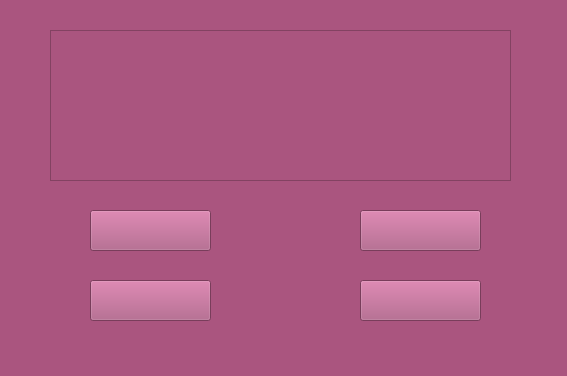
<?xml version="1.0" encoding="UTF-8"?>
<ui version="4.0">
 <class>quiz</class>
 <widget class="QWidget" name="quiz">
  <property name="geometry">
   <rect>
    <x>0</x>
    <y>0</y>
    <width>567</width>
    <height>376</height>
   </rect>
  </property>
  <property name="palette">
   <palette>
    <active>
     <colorrole role="WindowText">
      <brush brushstyle="SolidPattern">
       <color alpha="255">
        <red>0</red>
        <green>0</green>
        <blue>0</blue>
       </color>
      </brush>
     </colorrole>
     <colorrole role="Button">
      <brush brushstyle="SolidPattern">
       <color alpha="255">
        <red>170</red>
        <green>85</green>
        <blue>127</blue>
       </color>
      </brush>
     </colorrole>
     <colorrole role="Light">
      <brush brushstyle="SolidPattern">
       <color alpha="255">
        <red>255</red>
        <green>127</green>
        <blue>191</blue>
       </color>
      </brush>
     </colorrole>
     <colorrole role="Midlight">
      <brush brushstyle="SolidPattern">
       <color alpha="255">
        <red>212</red>
        <green>106</green>
        <blue>159</blue>
       </color>
      </brush>
     </colorrole>
     <colorrole role="Dark">
      <brush brushstyle="SolidPattern">
       <color alpha="255">
        <red>85</red>
        <green>42</green>
        <blue>63</blue>
       </color>
      </brush>
     </colorrole>
     <colorrole role="Mid">
      <brush brushstyle="SolidPattern">
       <color alpha="255">
        <red>113</red>
        <green>56</green>
        <blue>84</blue>
       </color>
      </brush>
     </colorrole>
     <colorrole role="Text">
      <brush brushstyle="SolidPattern">
       <color alpha="255">
        <red>0</red>
        <green>0</green>
        <blue>0</blue>
       </color>
      </brush>
     </colorrole>
     <colorrole role="BrightText">
      <brush brushstyle="SolidPattern">
       <color alpha="255">
        <red>255</red>
        <green>255</green>
        <blue>255</blue>
       </color>
      </brush>
     </colorrole>
     <colorrole role="ButtonText">
      <brush brushstyle="SolidPattern">
       <color alpha="255">
        <red>0</red>
        <green>0</green>
        <blue>0</blue>
       </color>
      </brush>
     </colorrole>
     <colorrole role="Base">
      <brush brushstyle="SolidPattern">
       <color alpha="255">
        <red>255</red>
        <green>255</green>
        <blue>255</blue>
       </color>
      </brush>
     </colorrole>
     <colorrole role="Window">
      <brush brushstyle="SolidPattern">
       <color alpha="255">
        <red>170</red>
        <green>85</green>
        <blue>127</blue>
       </color>
      </brush>
     </colorrole>
     <colorrole role="Shadow">
      <brush brushstyle="SolidPattern">
       <color alpha="255">
        <red>0</red>
        <green>0</green>
        <blue>0</blue>
       </color>
      </brush>
     </colorrole>
     <colorrole role="AlternateBase">
      <brush brushstyle="SolidPattern">
       <color alpha="255">
        <red>212</red>
        <green>170</green>
        <blue>191</blue>
       </color>
      </brush>
     </colorrole>
     <colorrole role="ToolTipBase">
      <brush brushstyle="SolidPattern">
       <color alpha="255">
        <red>255</red>
        <green>255</green>
        <blue>220</blue>
       </color>
      </brush>
     </colorrole>
     <colorrole role="ToolTipText">
      <brush brushstyle="SolidPattern">
       <color alpha="255">
        <red>0</red>
        <green>0</green>
        <blue>0</blue>
       </color>
      </brush>
     </colorrole>
    </active>
    <inactive>
     <colorrole role="WindowText">
      <brush brushstyle="SolidPattern">
       <color alpha="255">
        <red>0</red>
        <green>0</green>
        <blue>0</blue>
       </color>
      </brush>
     </colorrole>
     <colorrole role="Button">
      <brush brushstyle="SolidPattern">
       <color alpha="255">
        <red>170</red>
        <green>85</green>
        <blue>127</blue>
       </color>
      </brush>
     </colorrole>
     <colorrole role="Light">
      <brush brushstyle="SolidPattern">
       <color alpha="255">
        <red>255</red>
        <green>127</green>
        <blue>191</blue>
       </color>
      </brush>
     </colorrole>
     <colorrole role="Midlight">
      <brush brushstyle="SolidPattern">
       <color alpha="255">
        <red>212</red>
        <green>106</green>
        <blue>159</blue>
       </color>
      </brush>
     </colorrole>
     <colorrole role="Dark">
      <brush brushstyle="SolidPattern">
       <color alpha="255">
        <red>85</red>
        <green>42</green>
        <blue>63</blue>
       </color>
      </brush>
     </colorrole>
     <colorrole role="Mid">
      <brush brushstyle="SolidPattern">
       <color alpha="255">
        <red>113</red>
        <green>56</green>
        <blue>84</blue>
       </color>
      </brush>
     </colorrole>
     <colorrole role="Text">
      <brush brushstyle="SolidPattern">
       <color alpha="255">
        <red>0</red>
        <green>0</green>
        <blue>0</blue>
       </color>
      </brush>
     </colorrole>
     <colorrole role="BrightText">
      <brush brushstyle="SolidPattern">
       <color alpha="255">
        <red>255</red>
        <green>255</green>
        <blue>255</blue>
       </color>
      </brush>
     </colorrole>
     <colorrole role="ButtonText">
      <brush brushstyle="SolidPattern">
       <color alpha="255">
        <red>0</red>
        <green>0</green>
        <blue>0</blue>
       </color>
      </brush>
     </colorrole>
     <colorrole role="Base">
      <brush brushstyle="SolidPattern">
       <color alpha="255">
        <red>255</red>
        <green>255</green>
        <blue>255</blue>
       </color>
      </brush>
     </colorrole>
     <colorrole role="Window">
      <brush brushstyle="SolidPattern">
       <color alpha="255">
        <red>170</red>
        <green>85</green>
        <blue>127</blue>
       </color>
      </brush>
     </colorrole>
     <colorrole role="Shadow">
      <brush brushstyle="SolidPattern">
       <color alpha="255">
        <red>0</red>
        <green>0</green>
        <blue>0</blue>
       </color>
      </brush>
     </colorrole>
     <colorrole role="AlternateBase">
      <brush brushstyle="SolidPattern">
       <color alpha="255">
        <red>212</red>
        <green>170</green>
        <blue>191</blue>
       </color>
      </brush>
     </colorrole>
     <colorrole role="ToolTipBase">
      <brush brushstyle="SolidPattern">
       <color alpha="255">
        <red>255</red>
        <green>255</green>
        <blue>220</blue>
       </color>
      </brush>
     </colorrole>
     <colorrole role="ToolTipText">
      <brush brushstyle="SolidPattern">
       <color alpha="255">
        <red>0</red>
        <green>0</green>
        <blue>0</blue>
       </color>
      </brush>
     </colorrole>
    </inactive>
    <disabled>
     <colorrole role="WindowText">
      <brush brushstyle="SolidPattern">
       <color alpha="255">
        <red>85</red>
        <green>42</green>
        <blue>63</blue>
       </color>
      </brush>
     </colorrole>
     <colorrole role="Button">
      <brush brushstyle="SolidPattern">
       <color alpha="255">
        <red>170</red>
        <green>85</green>
        <blue>127</blue>
       </color>
      </brush>
     </colorrole>
     <colorrole role="Light">
      <brush brushstyle="SolidPattern">
       <color alpha="255">
        <red>255</red>
        <green>127</green>
        <blue>191</blue>
       </color>
      </brush>
     </colorrole>
     <colorrole role="Midlight">
      <brush brushstyle="SolidPattern">
       <color alpha="255">
        <red>212</red>
        <green>106</green>
        <blue>159</blue>
       </color>
      </brush>
     </colorrole>
     <colorrole role="Dark">
      <brush brushstyle="SolidPattern">
       <color alpha="255">
        <red>85</red>
        <green>42</green>
        <blue>63</blue>
       </color>
      </brush>
     </colorrole>
     <colorrole role="Mid">
      <brush brushstyle="SolidPattern">
       <color alpha="255">
        <red>113</red>
        <green>56</green>
        <blue>84</blue>
       </color>
      </brush>
     </colorrole>
     <colorrole role="Text">
      <brush brushstyle="SolidPattern">
       <color alpha="255">
        <red>85</red>
        <green>42</green>
        <blue>63</blue>
       </color>
      </brush>
     </colorrole>
     <colorrole role="BrightText">
      <brush brushstyle="SolidPattern">
       <color alpha="255">
        <red>255</red>
        <green>255</green>
        <blue>255</blue>
       </color>
      </brush>
     </colorrole>
     <colorrole role="ButtonText">
      <brush brushstyle="SolidPattern">
       <color alpha="255">
        <red>85</red>
        <green>42</green>
        <blue>63</blue>
       </color>
      </brush>
     </colorrole>
     <colorrole role="Base">
      <brush brushstyle="SolidPattern">
       <color alpha="255">
        <red>170</red>
        <green>85</green>
        <blue>127</blue>
       </color>
      </brush>
     </colorrole>
     <colorrole role="Window">
      <brush brushstyle="SolidPattern">
       <color alpha="255">
        <red>170</red>
        <green>85</green>
        <blue>127</blue>
       </color>
      </brush>
     </colorrole>
     <colorrole role="Shadow">
      <brush brushstyle="SolidPattern">
       <color alpha="255">
        <red>0</red>
        <green>0</green>
        <blue>0</blue>
       </color>
      </brush>
     </colorrole>
     <colorrole role="AlternateBase">
      <brush brushstyle="SolidPattern">
       <color alpha="255">
        <red>170</red>
        <green>85</green>
        <blue>127</blue>
       </color>
      </brush>
     </colorrole>
     <colorrole role="ToolTipBase">
      <brush brushstyle="SolidPattern">
       <color alpha="255">
        <red>255</red>
        <green>255</green>
        <blue>220</blue>
       </color>
      </brush>
     </colorrole>
     <colorrole role="ToolTipText">
      <brush brushstyle="SolidPattern">
       <color alpha="255">
        <red>0</red>
        <green>0</green>
        <blue>0</blue>
       </color>
      </brush>
     </colorrole>
    </disabled>
   </palette>
  </property>
  <property name="windowTitle">
   <string>quiz</string>
  </property>
  <property name="autoFillBackground">
   <bool>false</bool>
  </property>
  <property name="styleSheet">
   <string notr="true"/>
  </property>
  <widget class="QTextEdit" name="textEdit">
   <property name="enabled">
    <bool>false</bool>
   </property>
   <property name="geometry">
    <rect>
     <x>50</x>
     <y>30</y>
     <width>461</width>
     <height>151</height>
    </rect>
   </property>
  </widget>
  <widget class="QPushButton" name="btn1">
   <property name="enabled">
    <bool>true</bool>
   </property>
   <property name="geometry">
    <rect>
     <x>90</x>
     <y>210</y>
     <width>121</width>
     <height>41</height>
    </rect>
   </property>
   <property name="text">
    <string/>
   </property>
  </widget>
  <widget class="QPushButton" name="btn4">
   <property name="enabled">
    <bool>true</bool>
   </property>
   <property name="geometry">
    <rect>
     <x>360</x>
     <y>280</y>
     <width>121</width>
     <height>41</height>
    </rect>
   </property>
   <property name="text">
    <string/>
   </property>
  </widget>
  <widget class="QPushButton" name="btn3">
   <property name="enabled">
    <bool>true</bool>
   </property>
   <property name="geometry">
    <rect>
     <x>90</x>
     <y>280</y>
     <width>121</width>
     <height>41</height>
    </rect>
   </property>
   <property name="text">
    <string/>
   </property>
  </widget>
  <widget class="QPushButton" name="btn2">
   <property name="enabled">
    <bool>true</bool>
   </property>
   <property name="geometry">
    <rect>
     <x>360</x>
     <y>210</y>
     <width>121</width>
     <height>41</height>
    </rect>
   </property>
   <property name="text">
    <string/>
   </property>
  </widget>
 </widget>
 <layoutdefault spacing="6" margin="11"/>
 <resources/>
 <connections>
  <connection>
   <sender>btn1</sender>
   <signal>clicked()</signal>
   <receiver>quiz</receiver>
   <slot>repaint()</slot>
   <hints>
    <hint type="sourcelabel">
     <x>140</x>
     <y>218</y>
    </hint>
    <hint type="destinationlabel">
     <x>274</x>
     <y>219</y>
    </hint>
   </hints>
  </connection>
  <connection>
   <sender>btn2</sender>
   <signal>clicked()</signal>
   <receiver>quiz</receiver>
   <slot>repaint()</slot>
   <hints>
    <hint type="sourcelabel">
     <x>397</x>
     <y>213</y>
    </hint>
    <hint type="destinationlabel">
     <x>483</x>
     <y>203</y>
    </hint>
   </hints>
  </connection>
  <connection>
   <sender>btn3</sender>
   <signal>clicked()</signal>
   <receiver>quiz</receiver>
   <slot>repaint()</slot>
   <hints>
    <hint type="sourcelabel">
     <x>184</x>
     <y>291</y>
    </hint>
    <hint type="destinationlabel">
     <x>309</x>
     <y>282</y>
    </hint>
   </hints>
  </connection>
  <connection>
   <sender>btn4</sender>
   <signal>clicked()</signal>
   <receiver>quiz</receiver>
   <slot>repaint()</slot>
   <hints>
    <hint type="sourcelabel">
     <x>440</x>
     <y>299</y>
    </hint>
    <hint type="destinationlabel">
     <x>488</x>
     <y>287</y>
    </hint>
   </hints>
  </connection>
  <connection>
   <sender>quiz</sender>
   <signal>destroyed()</signal>
   <receiver>quiz</receiver>
   <slot>close()</slot>
   <hints>
    <hint type="sourcelabel">
     <x>275</x>
     <y>327</y>
    </hint>
    <hint type="destinationlabel">
     <x>258</x>
     <y>307</y>
    </hint>
   </hints>
  </connection>
 </connections>
</ui>
